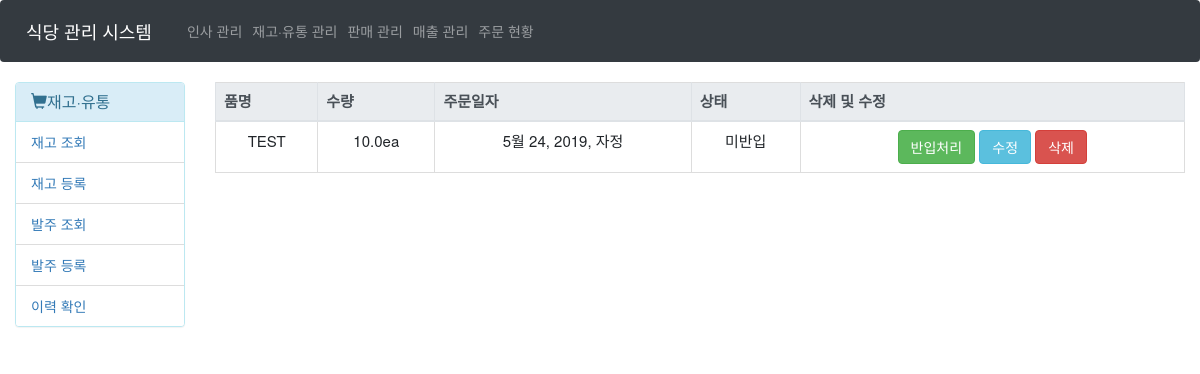
Before: /Order/Inquiry/ with the older database file.
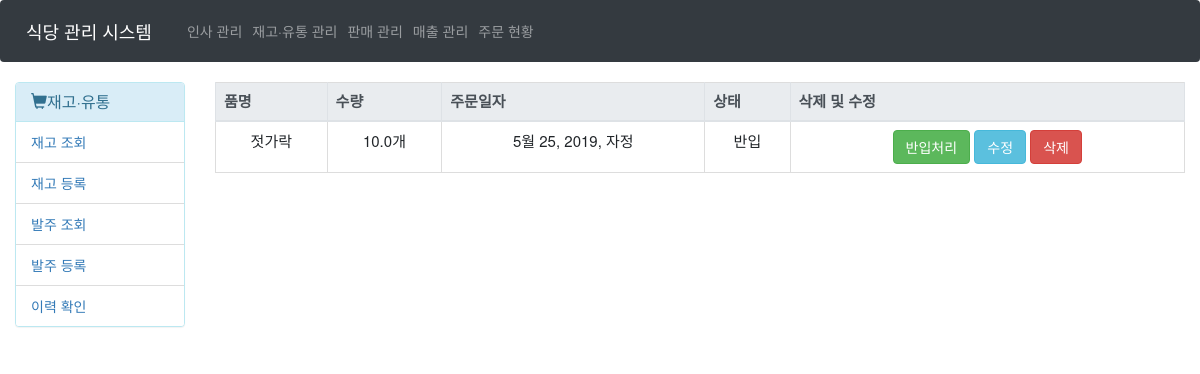
After: the same page with the newer database file.
### Main/models.py (models this page shows, shortened)
class Order(models.Model):
    class Meta:
        verbose_name = '발주'
        verbose_name_plural = '발주'
    o_name = models.CharField(max_length=30, verbose_name="품명")
    o_count = models.FloatField(verbose_name="수량")
    o_unit = models.CharField(max_length=10, verbose_name='단위', blank=True, null=True)
    o_order_at = models.DateTimeField(verbose_name='주문일자')
    o_target = models.CharField(max_length=30, verbose_name="거래처", null=True)
    o_note = models.CharField(max_length=50, verbose_name="비고", null=True)
    o_status = models.BooleanField(verbose_name='상태', default=False)

### Main/views.py (the view)
# urls.py: path('Order/Inquiry/', views.readOrders, name='readOrders'),
def readOrders(request):
    try:
        Orders = Order.objects.all()
    except Exception as e:
        Orders = None
    return render(request, 'Main/Order/Order_read_items.html',{
        'Orders' : Orders,
    })

### Main/templates/Main/Order/Order_read_items.html (shortened to what this page needs)
{% extends 'Main/Stock/main.html' %}
{% load Stock %}
{% block content %}
    <table class="table table-bordered text-center">
    <thead class="thead thead-light">
        <th>품명</th>
        <th>수량</th>
        <th>주문일자</th>
        <th>상태</th>
        <th>삭제 및 수정</th>
    </thead>
    <tbody>
    {% if Orders %}
        {% for order in Orders %}
        <tr>
            <td>{{order.o_name}}</td>
            <td>{{order.o_count}}{{order.o_unit}}</td>
            <td>{{order.o_order_at}}</td>
            {% if order.o_status == True %}
                <td>반입</td>
            {% else %}
                <td>미반입</td>
            {% endif%}
            <td>
                <input class="btn btn-success" type="button" value="반입처리" onclick="IncomingOrder({{order.pk}});">
                <form action="{% url 'main:updateOrder' order.pk %}" method="GET" style="display : inline;">
                    <input type="submit" class="btn btn-info" value="수정">
                </form>
                <form name="delete" method="POST" style="display : inline;">
                    <input type="button" class="btn btn-danger" value="삭제" onclick="o_isDelete({{order.pk}})">
                </form>
            </td>
        </tr>
        {% endfor %}
    {% else %}
        <td colspan="5">발주 항목이 없습니다.</td>
    {% endif %}
    </tbody>
    </table>
{% endblock %}

Changed rows visible on the page:
removed Order: o_name "TEST", o_count "10.0", o_unit "ea", o_order_at "5월 24, 2019, 자정", o_status "미반입"
added Order: o_name "젓가락", o_count "10.0", o_unit "개", o_order_at "5월 25, 2019, 자정", o_status "반입"
